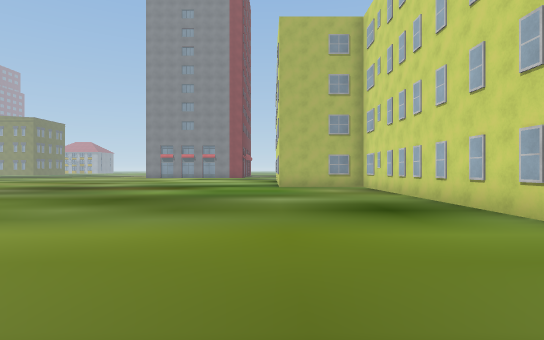
[1] (above)

23 first-person views from a walk through a scene from a Unity 3-D project. The camera is 1.3 m above the floor, looks level and sees 80° across. The floor is counted in squares, 2 m on a side. Each view is taken from the middle of a square. On the plan, view 1 faces up. The plan holds only what a view shows up to about 10 squares ahead; the rest is blank. The place goes on beyond the plan. The player character is not drawn. Some surface patterns are stand-ins.

[2]
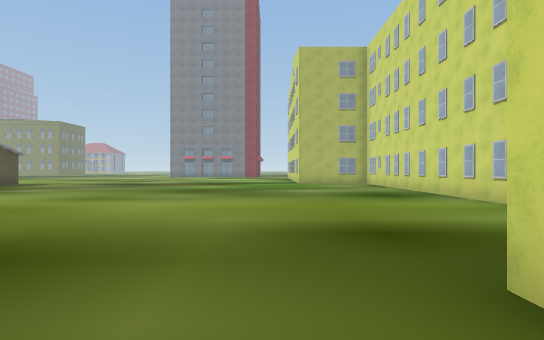

[3]
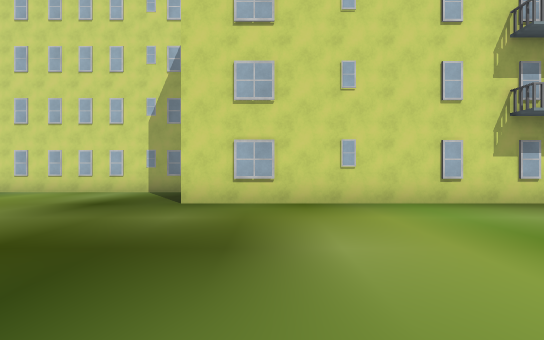

[4]
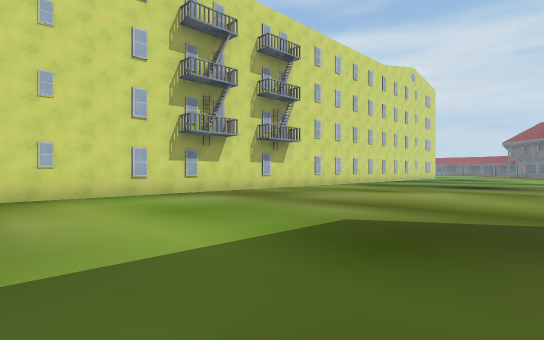

[5]
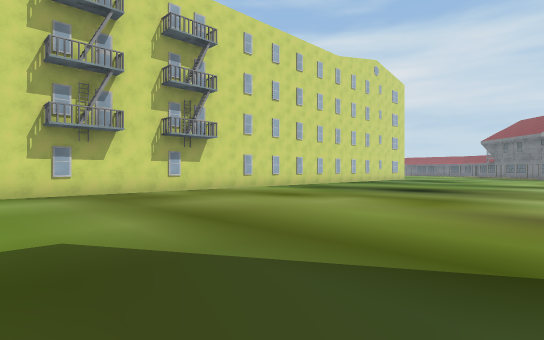

[6]
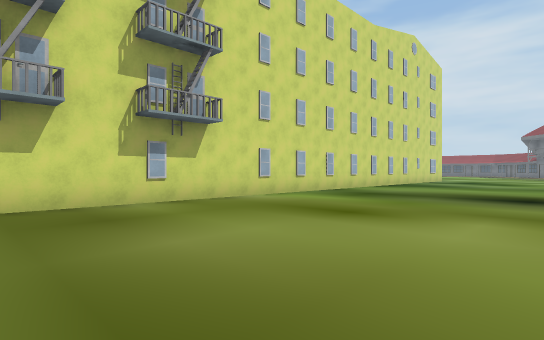

[7]
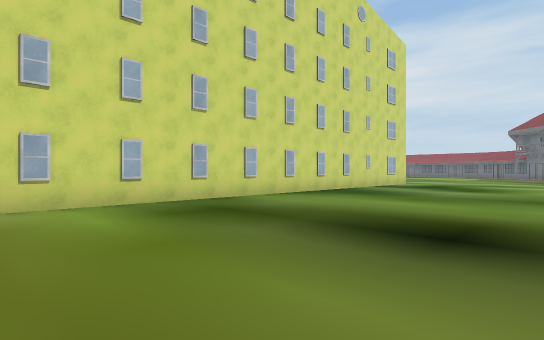

[8]
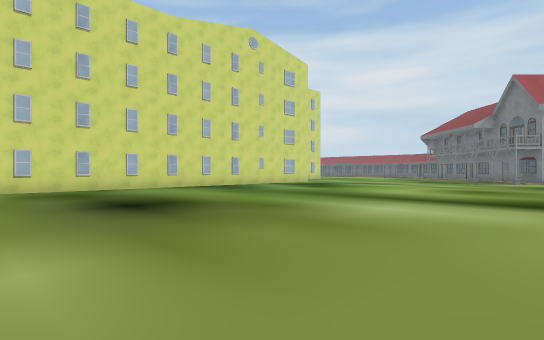

[9]
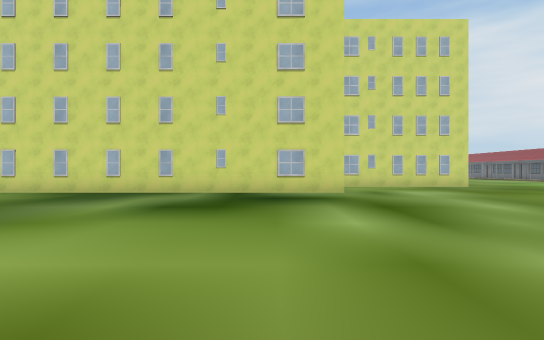

[10]
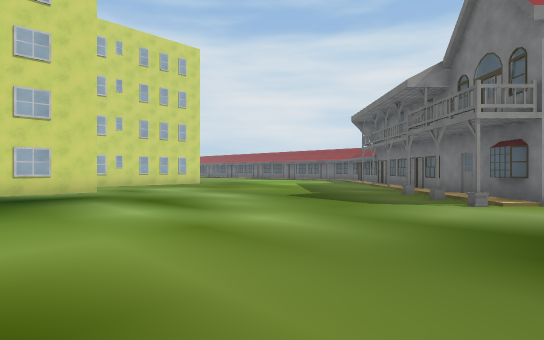

[11]
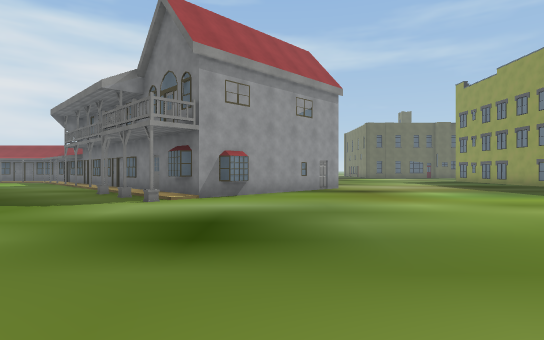

[12]
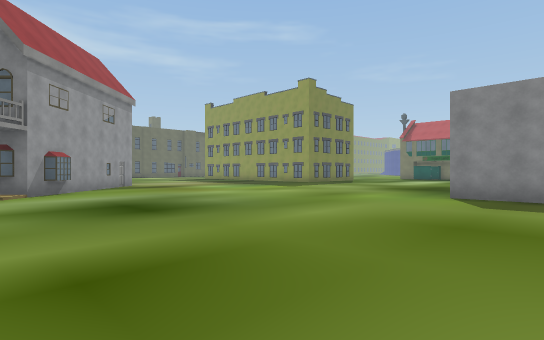

[13]
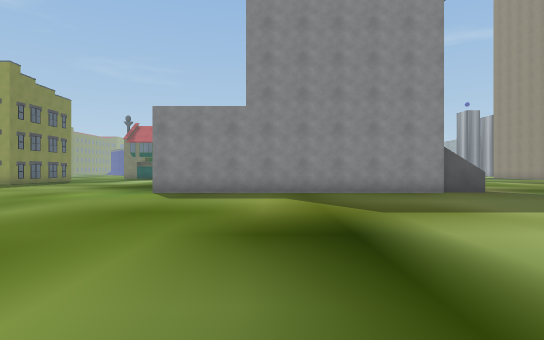

[14]
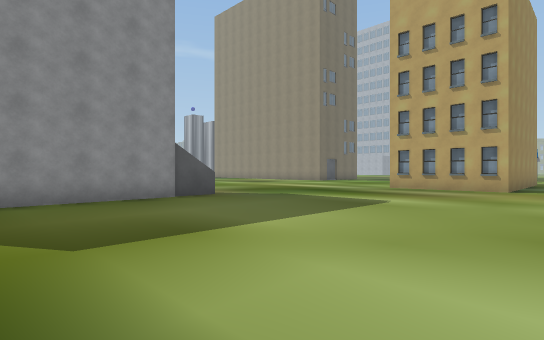

[15]
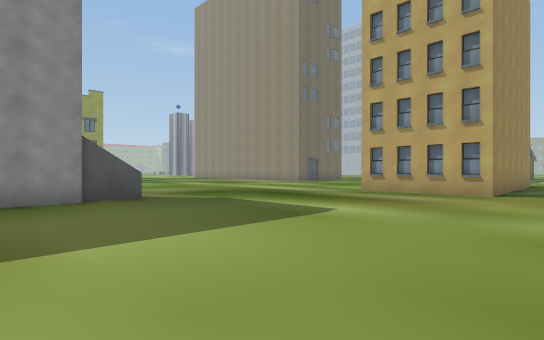

[16]
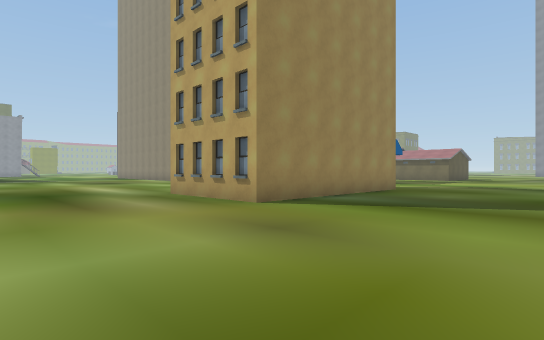

[17]
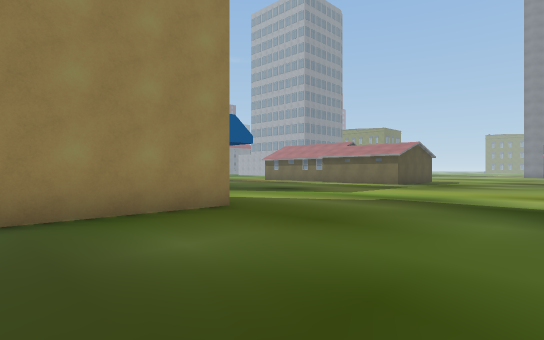

[18]
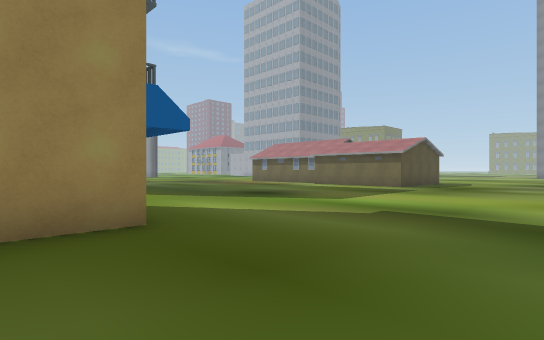

[19]
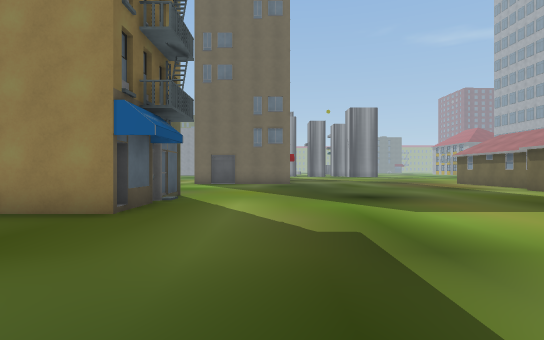

[20]
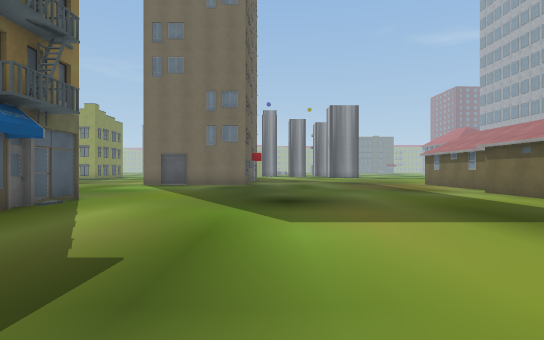

[21]
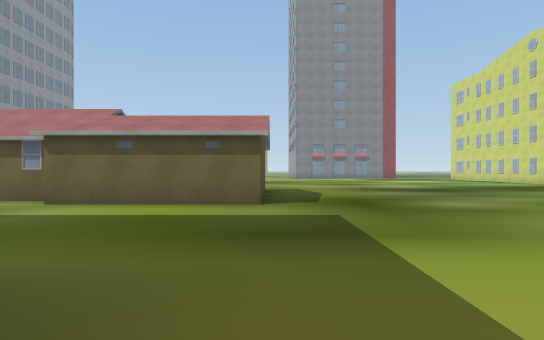

[22]
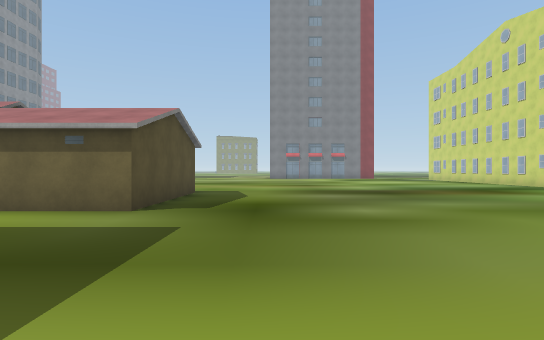

[23]
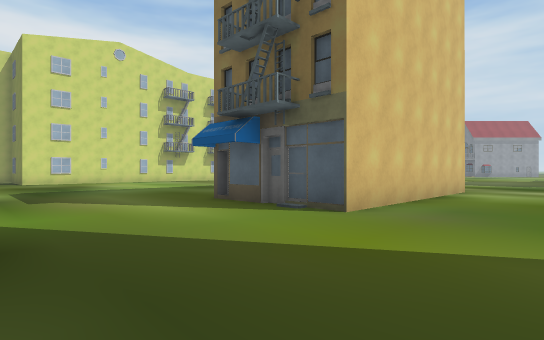

### Floor plan
Key: @ floor where view 1 was taken; # wall or solid block; . floor; / step, stairs or slope; B building.
Columns run from 17 left of view 1 to 4 right of it. Each row starts with its distance up from view 1.
 12      ...........
 11      ...........
 10      ................#
  9      ................#
  8 ##   ................#
  7 .####................#
  6 .....................#
  5 .....................#
  4 .....................#
  3 .....................#
  2 ........... .........#
  1 ........... .........#
  0 .................@...#
 -1 ....................
 -2 ..................#
 -3 ..................#
 -4 ...####...........#
 -5 ...#  #...........#
 -6  ..#  #...........#
 -7  ..#  #...........#
 -8  ..#  #...........#
 -9  ..####...........#
-10  ....B............#
-11 ..................#
-12 ..................#
-13 ..................#
-14 ..................#
-15 ..................#
-16 BB................#
-17 BB................#
-18  #................#
-19  #................#
-20  #................#
-21  #................#
-22  #................#
-23  #................#
-24  #................#
-25  #................#
-26 ..................#
-27 ..................#
-28 ..................#
-29 ...................
-30 ...................
-31  ..................
-32 ......../#.........
-33 .......##/#...  ...
-34 ......####//...  ..
-35 .....##  ###...
-36            #

Where each view was taken, in squares from view 1:
view 1: 0 up, 0 right, facing up
view 2: 3 down, 1 left, facing up
view 3: 3 down, 6 left, facing right
view 4: 3 down, 8 left, facing down-right
view 5: 6 down, 9 left, facing down-right
view 6: 8 down, 6 left, facing down-right
view 7: 13 down, 6 left, facing down-right
view 8: 14 down, 11 left, facing down-right
view 9: 26 down, 9 left, facing right
view 10: 25 down, 10 left, facing down-right
view 11: 25 down, 11 left, facing down
view 12: 23 down, 8 left, facing down-left
view 13: 22 down, 7 left, facing left
view 14: 21 down, 9 left, facing up-left
view 15: 19 down, 9 left, facing up-left
view 16: 14 down, 6 left, facing up-left
view 17: 7 down, 6 left, facing up-left
view 18: 5 down, 7 left, facing up-left
view 19: 1 down, 6 left, facing left
view 20: 1 up, 7 left, facing left
view 21: 1 up, 12 left, facing up
view 22: 2 up, 10 left, facing up
view 23: 1 up, 17 left, facing down-right
